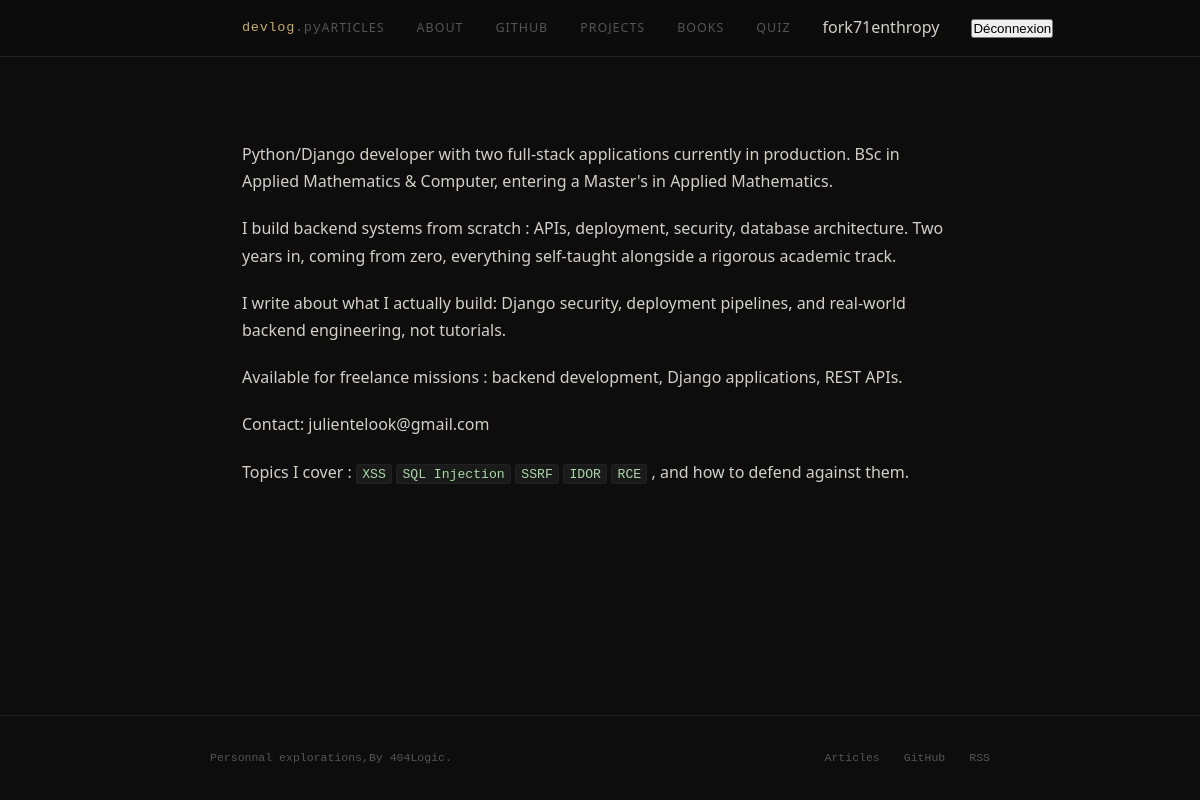
The page /my_profile/ (signed in) on the database its author committed.
### internaute/models.py (models this page shows)
class Internaute(AbstractUser):
    abonne = models.BooleanField(null=False,default=False)
    email = models.EmailField(unique=True)

### my_profile/models.py (models this page shows, shortened)
class Profile(models.Model):
    bio_description = models.TextField(null=False)
    github_link = models.URLField(max_length=50, unique=True, null=True, blank=True)
    linkedin_link = models.URLField(max_length=50, unique=True, null=True, blank=True)

### my_profile/views.py (the view)
# urls.py: path('',views.my_profile_presentation,name='my_profile'),
def my_profile_presentation(request):
    profile = get_object_or_404(Profile,pk=1)
    profile.content_rendered = render_markdown(profile.bio_description)
    return render(request,'my_profile/personal.html',{'profile':profile})

### post/views.py (called while the page is built)
def render_markdown(content):
    return markdown.markdown(
        content,
        extensions=['fenced_code', 'codehilite','tables']
    )

### my_profile/templates/my_profile/personal.html
{% extends "base.html" %}
{% block content %}
    <p> {{profile.content_rendered | safe}} </p>
{% endblock %}

### templates/header.html (shortened to what this page needs)
  <header>
    <div class="header-inner">
      <a class="logo" href="/">devlog<span>.py</span></a>
      <nav>
          <a href="/">Articles</a>
          <a href="/my_profile">About</a>
          <a href="https://github.com/fork71enthropy/blog" target="_blank">GitHub</a>
          <a href="/my_profile/projects">Projects</a>
          <a href="/my_profile/books">Books</a>
          <a href="/quiz">QUIZ</a>
          {% if user.is_authenticated %}
              <span>{{ user.username }}</span>
              <form method="post" action="{% url 'logout' %}" style="display:inline;">
                  <button type="submit">Déconnexion</button>
              </form>
          {% else %}
              <a href="{% url 'login' %}">Connexion</a>
              <a href="/internaute">Subscribe</a>
          {% endif %}
      </nav>
    </div>
  </header>

### post/static/css/style.css (style rules this page uses)
*, *::before, *::after { box-sizing: border-box; margin: 0; padding: 0; }
:root { --bg: #0d0d0d; --surface: #141414; --border: #222; --muted: #555; --text: #d4d0c8; --heading: #f0ece0; --accent: #c8a96e; --accent-dim:#7a6540; --code-bg: #1a1a1a; --font-serif: 'Instrument Serif', Georgia, serif; --font-mono: 'DM Mono', 'Courier New', monospace; --font-sans: 'Geist', system-ui, sans-serif; }
html { font-size: 16px; scroll-behavior: smooth; }
body { background: var(--bg); color: var(--text); font-family: var(--font-sans); font-weight: 300; line-height: 1.7; min-height: 100vh; display: flex; flex-direction: column; }
header { border-bottom: 1px solid var(--border); position: sticky; top: 0; background: rgba(13,13,13,0.92); backdrop-filter: blur(12px); z-index: 100; }
.header-inner { max-width: 780px; margin: 0 auto; padding: 0 2rem; height: 56px; display: flex; align-items: center; justify-content: space-between; }
.logo { font-family: var(--font-mono); font-size: 0.85rem; color: var(--accent); text-decoration: none; letter-spacing: 0.05em; }
.logo span { color: var(--muted); }
nav { display: flex; gap: 2rem; align-items: center; }
nav a { font-size: 0.78rem; font-weight: 400; color: var(--muted); text-decoration: none; letter-spacing: 0.08em; text-transform: uppercase; transition: color 0.2s; }
p { margin-bottom: 1.25rem; }
a { color: var(--accent); text-decoration: none; }
code { font-family: var(--font-mono); font-size: 0.82em; background: var(--code-bg); color: #a8d8a8; padding: 0.15em 0.4em; border-radius: 3px; border: 1px solid var(--border); }

### rows shown on the page
Internaute: username "fork71enthropy"
Profile: content_rendered "Python/Django developer with two full-stack applications currently in production. BSc in Applied Mathematics & Computer, entering a Master's in Applied Mathematics. I build backend systems from scratch : APIs, deployment, security, database architecture. Two years in, coming from zero, everything self-taught alongside a rigorous academic track. I write about what I actually build: Django security, deployment pipelines, and real-world backend engineering, not tutorials. Available for freelance missions : backend development, Django applications, REST APIs. Contact: julientelook@gmail.com Topics I cover : XSS SQL Injection SSRF IDOR RCE , and how to defend against them."
